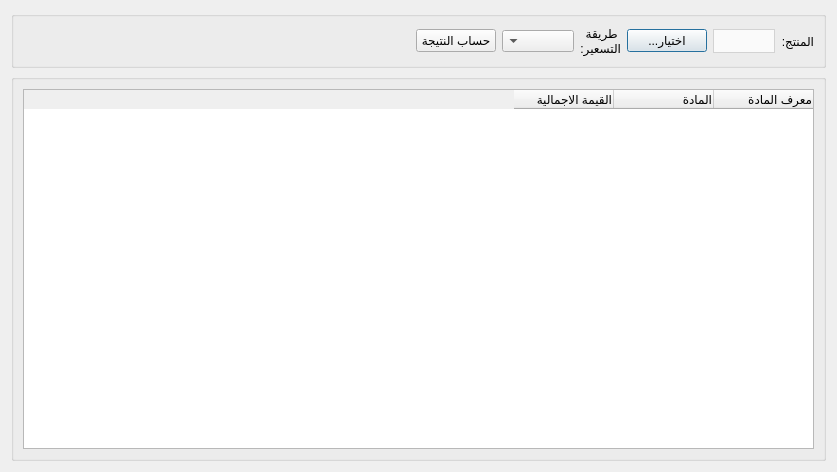
<?xml version="1.0" encoding="UTF-8"?>
<ui version="4.0">
 <class>MaterialPriceReport</class>
 <widget class="QDialog" name="MaterialPriceReport">
  <property name="windowModality">
   <enum>Qt::WindowModal</enum>
  </property>
  <property name="geometry">
   <rect>
    <x>0</x>
    <y>0</y>
    <width>837</width>
    <height>472</height>
   </rect>
  </property>
  <property name="windowTitle">
   <string>تقرير قيمة المادة</string>
  </property>
  <property name="windowIcon">
   <iconset>
    <normaloff>graphics/icon.xpm</normaloff>graphics/icon.xpm</iconset>
  </property>
  <property name="layoutDirection">
   <enum>Qt::RightToLeft</enum>
  </property>
  <property name="modal">
   <bool>true</bool>
  </property>
  <layout class="QGridLayout" name="gridLayout_2">
   <item row="1" column="0">
    <widget class="QGroupBox" name="chart_groupbox">
     <property name="layoutDirection">
      <enum>Qt::RightToLeft</enum>
     </property>
     <property name="title">
      <string/>
     </property>
     <layout class="QGridLayout" name="gridLayout_3">
      <item row="0" column="0">
       <widget class="QTableWidget" name="material_table">
        <column>
         <property name="text">
          <string>معرف المادة</string>
         </property>
         <property name="textAlignment">
          <set>AlignTrailing|AlignVCenter</set>
         </property>
        </column>
        <column>
         <property name="text">
          <string>المادة</string>
         </property>
         <property name="textAlignment">
          <set>AlignTrailing|AlignVCenter</set>
         </property>
        </column>
        <column>
         <property name="text">
          <string>القيمة الاجمالية</string>
         </property>
         <property name="textAlignment">
          <set>AlignTrailing|AlignVCenter</set>
         </property>
        </column>
       </widget>
      </item>
     </layout>
    </widget>
   </item>
   <item row="0" column="0">
    <widget class="QGroupBox" name="groupBox">
     <property name="maximumSize">
      <size>
       <width>16777215</width>
       <height>60</height>
      </size>
     </property>
     <property name="layoutDirection">
      <enum>Qt::RightToLeft</enum>
     </property>
     <property name="title">
      <string/>
     </property>
     <layout class="QGridLayout" name="gridLayout">
      <item row="0" column="0">
       <widget class="QLabel" name="label">
        <property name="maximumSize">
         <size>
          <width>50</width>
          <height>16777215</height>
         </size>
        </property>
        <property name="text">
         <string>المنتج:</string>
        </property>
       </widget>
      </item>
      <item row="0" column="1">
       <widget class="QComboBox" name="material_combobox">
        <property name="maximumSize">
         <size>
          <width>500</width>
          <height>16777215</height>
         </size>
        </property>
        <property name="styleSheet">
         <string notr="true">QComboBox {
        background-color: #fafafa;
        border: 1px solid lightgrey;		
		height: 22px;
		color: black;
    }
    QComboBox::drop-down {
        border: none;
    }</string>
        </property>
       </widget>
      </item>
      <item row="0" column="2">
       <widget class="QPushButton" name="select_material_btn">
        <property name="text">
         <string>...اختيار</string>
        </property>
       </widget>
      </item>
      <item row="0" column="3">
       <widget class="QLabel" name="label_2">
        <property name="maximumSize">
         <size>
          <width>50</width>
          <height>16777215</height>
         </size>
        </property>
        <property name="text">
         <string>طريقة التسعير:</string>
        </property>
        <property name="wordWrap">
         <bool>true</bool>
        </property>
       </widget>
      </item>
      <item row="0" column="4">
       <widget class="QComboBox" name="pricing_method_combobox"/>
      </item>
      <item row="0" column="5">
       <widget class="QPushButton" name="calc_btn">
        <property name="text">
         <string>حساب النتيجة</string>
        </property>
       </widget>
      </item>
      <item row="0" column="6">
       <spacer name="horizontalSpacer_2">
        <property name="orientation">
         <enum>Qt::Horizontal</enum>
        </property>
        <property name="sizeHint" stdset="0">
         <size>
          <width>40</width>
          <height>20</height>
         </size>
        </property>
       </spacer>
      </item>
     </layout>
    </widget>
   </item>
  </layout>
 </widget>
 <resources/>
 <connections/>
</ui>
